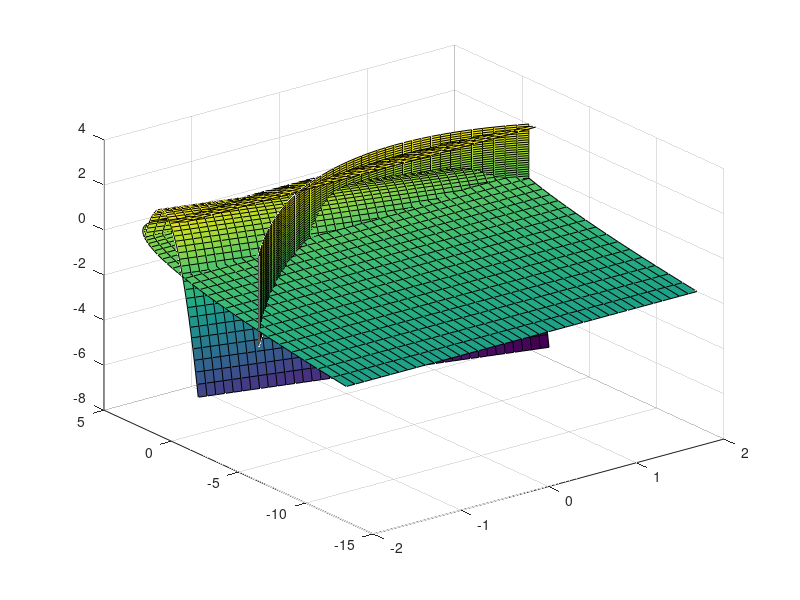

MATLAB code for this plot: (Note: this script raises an error after producing the figure.)
clc
clear all
close all
%(3-2x)x - 2y +1=0
%-2y=-(3-2x)x-1
%y=((3-2x)x+1)/2


%(3-2y)y -x -2z +1=0
%-2z=x-(3-2y)y-1
%z=(x-(3-2y)y-1)/-2

%(3-2z)z -y +1=0
%y=(3-2z)z+1

[X,Z] = meshgrid(-2:0.1:2,-2:0.1:2);
Y = ((3-2.*X).*X +1)/2; 
surf(X,Y,Z);

hold on

[X,Y] = meshgrid(-2:0.1:2,-2:0.1:2);
Z = ((3-2.*Y).*Y -X +1)./2;
surf(X,Y,Z);

[X,Z] = meshgrid(-2:0.1:2,-2:0.1:2);
Y = (3-2.*Z).*Z +1;
surf(X,Y,Z);



func{1}=@(x)(3-2.*x(1)).*x(1) - 2.*x(2) +1;
func{2}=@(x) (3-2.*x(2)).*x(2) -x(1) -2.*x(3) +1;
func{3}=@(x)(3-2.*x(3)).*x(3) -x(2) +1;


x1=newton([0.0;0.0;0.0],0.0001,1000,func);
plot3(x1(1),x1(2),x1(3),".","markersize",100,"linewidth",2);

x2=newton([1.0;0.0;0.0],0.0001,1000,func);
plot3(x2(1),x2(2),x2(3),".","markersize",100,"linewidth",2);







